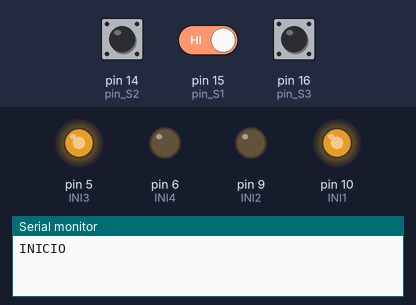
This sketch was run on a simulated Arduino Uno, built with avr-gcc and run on an emulated ATmega328P. On the bench: output pins drawn as LEDs (lit = HIGH), the last lines printed to the serial monitor. Dashed ring = blinking. The inputs (shaded band) are chosen by the test bench; at power-on: pin 14 (pin_S2) HIGH, pin 15 (pin_S1) HIGH, pin 16 (pin_S3) HIGH.

Above: at 5.0 s.
5.1 s: pin 14 (pin_S2) driven LOW
At 6.6 s:
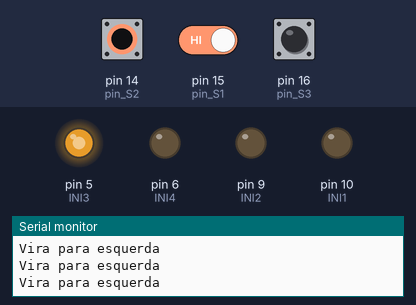
7.9 s: pin 15 (pin_S1) driven LOW
At 8.5 s:
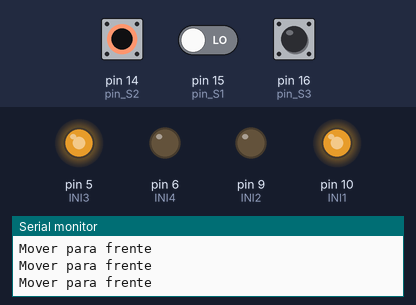
10.7 s: pin 14 (pin_S2) driven HIGH
At 11.4 s:
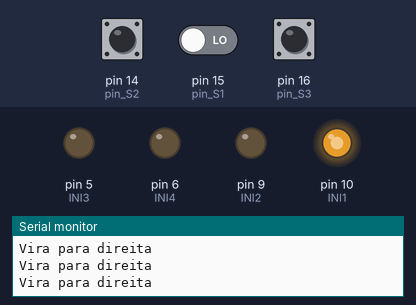
13.5 s: pin 15 (pin_S1) driven HIGH
At 16.6 s:
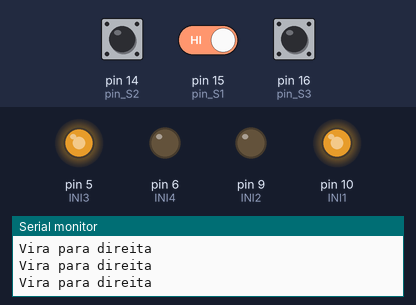
17.0 s: pin 14 (pin_S2) driven LOW and pin 15 (pin_S1) driven LOW
23.2 s: pin 14 (pin_S2) pulsed HIGH 5 times (0.12 s each, 0.3 s apart)
At 23.42 s:
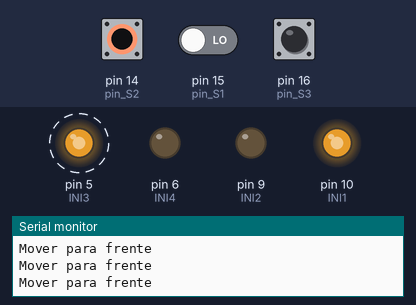
Timing chart, 0 to 26.2 s (numbered marks = the images above; inputs shaded):
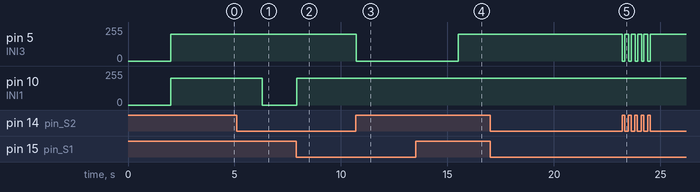

Measured:
- after the input at 5.1 s, pin 10 (INI1): 200/255 → 0/255 after 1.2 s
- after the input at 7.9 s, pin 10 (INI1): 0/255 → 200/255 at once
- after the input at 10.7 s, pin 5 (INI3): 200/255 → 0/255 at once
- after the input at 13.5 s, pin 5 (INI3): 0/255 → 200/255 after 2.0 s
- after the input at 23.2 s, pin 5 (INI3): alternates 200/255 for 0.18 s and 0/255 for 0.12 s, 10 changes in all, then stays 200/255, starting at once

The sketch:

Seguidor-Obstaculo.ino
```cpp
/// COMPLETO///
///TESTADO E FUNCIONANDO ///


////////////////////////////NOTAS////////////////////////////////
// O Modelo B utiliza ponte L298N
//
/////////////////////////////////////////////////////////

//#include <NewPing.h>
//#include <Servo.h>

//#define TRIG_PIN 18                 // Pino do Sensor Trigger
//#define ECHO_PIN 17                 // Pino do Sensor Echo
//#define MAX_DISTANCE 200            // Distância Máxima de colisão em cm


//NewPing sonar(TRIG_PIN, ECHO_PIN, MAX_DISTANCE);     // Criação do objeto sonar

//Servo myservo;                                       // instancia classe Servo como instância myservo

//boolean VaParaFrente=false;
//int distancia = 100;                                 // cria variável para guardar a distância (cm)
int velocidade = 200;                                // Cria variável responsável por controlar a velocidade dos motores

                                                     // cria as variáveis a seguir com os nomes INI das portas de
                                                     // conexões da ponte para facilitar a conexão e interpretação

int INI1 = 10;                                       // cria variável INI1 com valor 10
int INI2 = 9;                                        // cria variável INI2 com valor 9
int INI3 = 5;                                        // cria variável INI3 com valor 5
int INI4 = 6;                                        // cria variável INI4 com valor 6


//Definição dos pinos de controle do motor
//#define M1 INI2 // Pino_Velocidade 1º Motor ( 0 a 255)_ Porta ATV_A ponte H;
//#define M2 INI4 //Pino_Velocidade 2º Motor ( 0 a 255) _ Porta ATV_B ponte H;
//#define dir1 INI1 //Pino_Direção do 1º Motor: Para frente / Para trás (HIGH ou LOW)_ porta IN1 ponte H;
//#define dir2 INI3 //Pino_Direção do 2º Motor: Para frente / Para trás (HIGH ou LOW)_ porta IN3 ponte H;


//int MServo = 11;                                     // cria variável para o Servo motor com valor 11

//Definição dos pinos dos sensores
#define pin_S1 15                                     // Cria a Variável do Sensor da Direita
#define pin_S2 14                                     // Cria a Variável do Sensor da Esquerda
#define pin_S3 16                                     // Cria a Variável do Sensor do Centro
bool Sensor1 = 0;
bool Sensor2 = 0;
bool Sensor3 = 0;


void setup()
{

Serial.begin(9600);
Serial.println("INICIO");

//Definimos os pinos de controle dos motores como saída
  pinMode(INI1, OUTPUT);
  pinMode(INI2, OUTPUT);
  pinMode(INI3, OUTPUT);
  pinMode(INI4, OUTPUT);

//Definimos a direção inicial do motor como 0, isso fará com que ambos os motores girem para frente
  digitalWrite(INI1, 0);
  digitalWrite(INI2, 0);
  digitalWrite(INI3, 0);
  digitalWrite(INI4, 0);

//Definimos os pinos dos sensores como entrada
  pinMode(pin_S1, INPUT);
  pinMode(pin_S2, INPUT);
  pinMode(pin_S3, INPUT);

/*Definimos o Servo moto
  myservo.attach(MServo);                                // configura a instância myservo na porta 12
  myservo.write(90);                                 // posição inicial do servo 90 graus
  delay(2000);                                       // espera dois segundos
  distancia = readPing();                            // linhas abaixo ele faz 4 leituras seguidas
  delay(100);
  distancia = readPing();
  delay(100);
  distancia = readPing();
  delay(100);
  distancia = readPing();
  delay(100);*/
}

void loop() {
  percurso();
}


void percurso()
{
    //Neste processo armazenamos o valor lido pelo sensor na variável que armazena tais dados.
    Sensor1 = digitalRead(pin_S1);
    Sensor2 = digitalRead(pin_S2);
    Sensor3 = digitalRead(pin_S3);

    //Aqui está toda a lógica de comportamento do robô: Para a cor branca atribuímos o valor 0 e, para a cor preta, o valor 1.
    if((Sensor1 == 0) && (Sensor2 == 0))
    {
        // Se detectar na extremidade das faixas duas cores brancas
        // Ambos motores ligam na mesma velocidade
        Serial.println("Mover para frente");

          analogWrite(INI1, velocidade);
          analogWrite(INI2, 0);
          analogWrite(INI3, velocidade);
          analogWrite(INI4, 0);
          delay(20);

    }
    else
    {
      if((Sensor1 == 1) && (Sensor2 == 0))
        {
        // Se detectar um lado direito preto e o outro esquerdo branco
        // O motor direito desliga
        // O motor esquerdo fica ligado, fazendo assim o carrinho virar
        Serial.println("Vira para esquerda");
          analogWrite(INI1, 0);
          analogWrite(INI2, 0);
          analogWrite(INI3, velocidade);
          analogWrite(INI4, 0);
          delay(20);
        }
        else
        {
          if((Sensor1 == 0) && (Sensor2 == 1))
          {
               // Se detectar um lado direito branco e o outro esquerdo preto
               //O motor 1 fica ligado
               // O motor 2 desliga, fazendo assim o carrinho virar no outro sentido
               Serial.println("Vira para direita");

                 analogWrite(INI1, velocidade);
                 analogWrite(INI2, 0);
                 analogWrite(INI3, 0);
                 analogWrite(INI4, 0);
                 delay(20);
           }
           else
           {
             delay(2000);
             analogWrite(INI1, velocidade);
             analogWrite(INI2, 0);
             analogWrite(INI3, velocidade);
             analogWrite(INI4, 0);
             delay(100);
           }
        }
    }
}
/*
void desviaauto()
{
    int distanciaR = 0;                                   //cria variável para guardar a distância à direita
    int distanciaL =  0;                                  //cria variável para guardar a distância à esquerda
    //delay(40);

    if(distancia<=15)                                     // se distância menor que 15 (cm)
    {
        moveStop();                                       // para de mover
        delay(100);                                       // espera um décimo de segundo (100 ms)
        moveBackward();                                   // anda para trás
        delay(300);                                       // por três décimos de segundo (300 ms)
        moveStop();                                       // para de mover
        delay(200);                                       // por dois décimos de segundo (200 ms)
        distanciaR = lookRight();                         // distância da direita igual a função lookRigth()
        delay(200);                                       // espera por dois décimos de segundo (200 ms)
        distanciaL = lookLeft();                          // distância da esquerda igual a função lookLeft()
        delay(200);                                       // espera por dois décimos de segundo (200 ms)

        if(distanciaR>=distanciaL)                        // se distância da direita maior que a distência da esquerda
        {
            turnRight();                                  // Vira para Direita
            moveStop();                                   // para de mover
        }
        else
        {
            turnLeft();                                   // Vira para Esquerda
            moveStop();                                   // para de mover
        }
   }
   else
   {
       moveForward();                                     // anda para frente
   }
   distancia = readPing();                                // mede a distância
}

int lookRight() // Função Olha para direita
{
    myservo.write(10);
    delay(500);
    int distancia = readPing();
    delay(100);
    myservo.write(90);
    return distancia;
}

int lookLeft() // Função Olha para esquerda
{
    myservo.write(160);
    delay(500);
    int distancia = readPing();
    delay(100);
    myservo.write(90);
    return distancia;
    delay(100);
}

int readPing()  // Função para fazer a leitura das distâncias
{
  delay(70);
  int cm = sonar.ping_cm();
  if(cm==0)
  {
    cm = 250;
  }
  return cm;
}

void moveStop() {  // Função para parar os motores
    analogWrite(INI1, velocidade);
    analogWrite(INI2, velocidade);
    analogWrite(INI3, velocidade);
    analogWrite(INI4, velocidade);
  }

void moveForward() // Função para andar para frente
{

 if(!VaParaFrente)
  {
    VaParaFrente=true;
    analogWrite(INI1, velocidade);
    analogWrite(INI2, 0);
    analogWrite(INI3, velocidade);
    analogWrite(INI4, 0);
  }
}

void moveBackward() // Função para andar para trás
{
    VaParaFrente=false;
    analogWrite(INI1, 0);
    analogWrite(INI2, velocidade);
    analogWrite(INI3, 0);
    analogWrite(INI4, velocidade);
}

void turnRight()// Função para virar a direita
{


  analogWrite(INI1, velocidade);
  analogWrite(INI2, 0);
  analogWrite(INI3, 0);
  analogWrite(INI4, velocidade);
  delay(600);
  analogWrite(INI1, velocidade);
  analogWrite(INI2, 0);
  analogWrite(INI3, velocidade);
  analogWrite(INI4, 0);
}

void turnLeft() // Função para virar a esquerda
{
  analogWrite(INI1, 0);
  analogWrite(INI2, velocidade);
  analogWrite(INI3, velocidade);
  analogWrite(INI4, 0);
  delay(600);
  analogWrite(INI1, velocidade);
  analogWrite(INI2, 0);
  analogWrite(INI3, velocidade);
  analogWrite(INI4, 0);
}
*/
```
